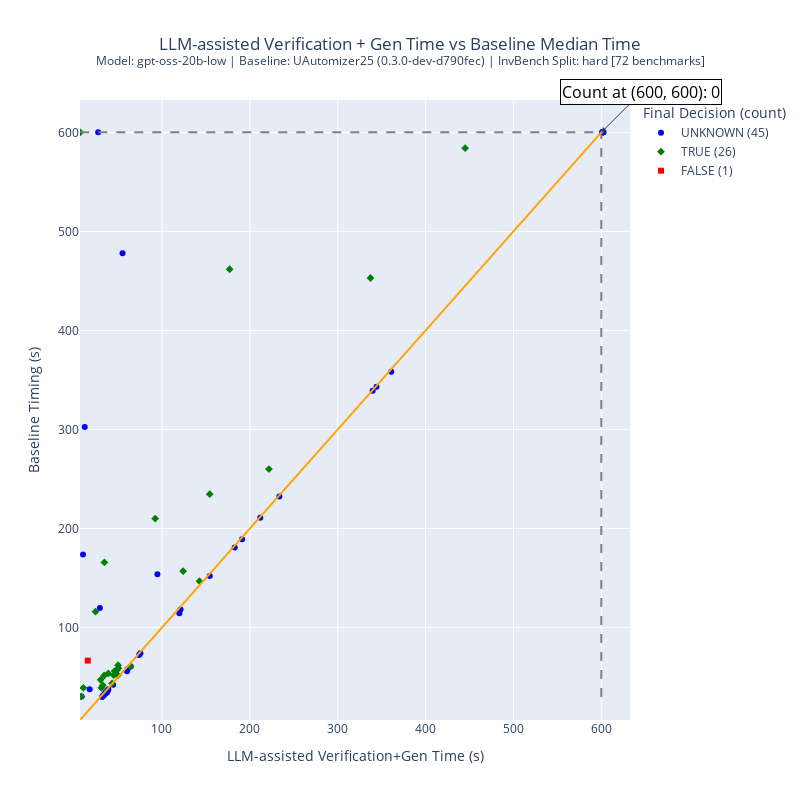

Here is the notebook cell this chart was saved with:
### Code cell
plot_verification_vs_baseline(df_results, include_gen_time=True)

### Figure 1 — Plotly figure (JSON) as saved in the notebook; plotly's stock layout.template omitted (floating-point values rounded to 4 significant figures; data arrays with more than 128 entries replaced by an {"elided": "..."} marker saying what was removed)
{"data": [{"customdata": {"elided": "45x10 mixed values"}, "hovertemplate": "<b>%{customdata[0]}</b><br><br>Final Decision=%{customdata[2]}<br>LLM-assisted Verification+Gen Time (s)=%{customdata[3]:.2f}<br>Baseline Timing (s)=%{customdata[4]:.2f}<br>Model Generation Time (s)=%{customdata[9]:.2f}<br>Task Index=%{customdata[1]}<br>Speedup=%{customdata[5]:.2f}<br>Correctness Decision=%{customdata[6]}<br>Usefulness Decision=%{customdata[7]}<br>Decision Rule=%{customdata[8]}<br><extra></extra>", "legendgroup": "UNKNOWN (45)", "marker": {"color": "blue", "symbol": "circle"}, "mode": "markers", "name": "UNKNOWN (45)", "orientation": "v", "showlegend": true, "type": "scatter", "x": [119.8, 55.09, 94.8, 75.48, 34.4, 17.66, 8.44, 12.1, 60.19, 601.6, 601.4, 191.1, 29.3, 339.8, 121.1, 64.48, 344.2, 60.99, 38.37, 211.9, 601.7, 27.36, 233.6, 36.18, 601.4, 360.9, 44.4, 182.7, 34.1, 38.96, 601.7, 37.45, 10.12, 602.5, 36.01, 154.4, 33.01, 36.03, 74.0, 38.28, 601.4, 601.7, 601.7, 601.1, 31.83], "xaxis": "x", "y": [114.5, 478.0, 153.9, 74.04, 33.06, 37.65, 30.51, 302.6, 55.81, 600.0, 600.0, 189.3, 119.8, 339.2, 118.2, 60.78, 343.2, 58.25, 36.39, 210.8, 600.0, 600.0, 232.4, 34.62, 600.0, 358.3, 42.29, 180.8, 31.88, 37.77, 600.0, 34.56, 173.8, 600.0, 33.64, 152.0, 31.06, 34.48, 72.36, 36.6, 600.0, 600.0, 600.0, 600.0, 30.01], "yaxis": "y"}, {"customdata": {"elided": "26x10 mixed values"}, "hovertemplate": "<b>%{customdata[0]}</b><br><br>Final Decision=%{customdata[2]}<br>LLM-assisted Verification+Gen Time (s)=%{customdata[3]:.2f}<br>Baseline Timing (s)=%{customdata[4]:.2f}<br>Model Generation Time (s)=%{customdata[9]:.2f}<br>Task Index=%{customdata[1]}<br>Speedup=%{customdata[5]:.2f}<br>Correctness Decision=%{customdata[6]}<br>Usefulness Decision=%{customdata[7]}<br>Decision Rule=%{customdata[8]}<br><extra></extra>", "legendgroup": "TRUE (26)", "marker": {"color": "green", "symbol": "diamond"}, "mode": "markers", "name": "TRUE (26)", "orientation": "v", "showlegend": true, "type": "scatter", "x": [43.2, 30.17, 177.0, 34.25, 124.1, 31.07, 34.42, 50.41, 10.57, 38.9, 154.3, 45.06, 64.2, 46.11, 8.3, 7.04, 32.71, 50.02, 445.1, 49.93, 49.02, 92.26, 337.3, 24.33, 221.8, 142.7], "xaxis": "x", "y": [43.73, 47.2, 461.8, 51.61, 157.0, 39.27, 165.8, 58.98, 39.17, 53.74, 234.7, 51.99, 60.98, 56.07, 30.52, 600.0, 41.72, 62.06, 584.1, 51.75, 57.44, 210.1, 452.9, 116.0, 260.0, 146.9], "yaxis": "y"}, {"customdata": [["egcd3-ll_unwindbound10_5", 37, "FALSE", 15.58, 66.67, 4.28, "FALSE", "FALSE", "DEC-FALSE", 2.88]], "hovertemplate": "<b>%{customdata[0]}</b><br><br>Final Decision=%{customdata[2]}<br>LLM-assisted Verification+Gen Time (s)=%{customdata[3]:.2f}<br>Baseline Timing (s)=%{customdata[4]:.2f}<br>Model Generation Time (s)=%{customdata[9]:.2f}<br>Task Index=%{customdata[1]}<br>Speedup=%{customdata[5]:.2f}<br>Correctness Decision=%{customdata[6]}<br>Usefulness Decision=%{customdata[7]}<br>Decision Rule=%{customdata[8]}<br><extra></extra>", "legendgroup": "FALSE (1)", "marker": {"color": "red", "symbol": "square"}, "mode": "markers", "name": "FALSE (1)", "orientation": "v", "showlegend": true, "type": "scatter", "x": [15.58], "xaxis": "x", "y": [66.67], "yaxis": "y"}], "layout": {"annotations": [{"arrowhead": 2, "ax": 40, "ay": -40, "bgcolor": "rgba(255,255,255,0.8)", "bordercolor": "black", "borderwidth": 1, "font": {"color": "black", "size": 16}, "showarrow": true, "text": "Count at (600, 600): 0", "x": 600, "y": 600}], "height": 800, "legend": {"title": {"text": "Final Decision (count)"}, "tracegroupgap": 0}, "shapes": [{"line": {"color": "gray", "dash": "dash"}, "name": "Timeout (600s, x-axis)", "type": "line", "x0": 600, "x1": 600, "y0": 30.01, "y1": 600}, {"line": {"color": "gray", "dash": "dash"}, "name": "Timeout (600s, y-axis)", "type": "line", "x0": 7.04, "x1": 602.5, "y0": 600, "y1": 600}, {"line": {"color": "orange", "dash": "solid"}, "name": "y = x (equal timing)", "type": "line", "x0": 7.04, "x1": 602.5, "y0": 7.04, "y1": 602.5}], "showlegend": true, "title": {"text": "LLM-assisted Verification + Gen Time vs Baseline Median Time<br><sup>Model: gpt-oss-20b-low | Baseline: UAutomizer25 (0.3.0-dev-d790fec) | InvBench Split: hard [72 benchmarks]</sup>", "x": 0.5}, "width": 800, "xaxis": {"anchor": "y", "domain": [0, 1], "range": [6.688, 632.7], "title": {"text": "LLM-assisted Verification+Gen Time (s)"}}, "yaxis": {"anchor": "x", "domain": [0, 1], "range": [6.688, 632.7], "title": {"text": "Baseline Timing (s)"}}}}
